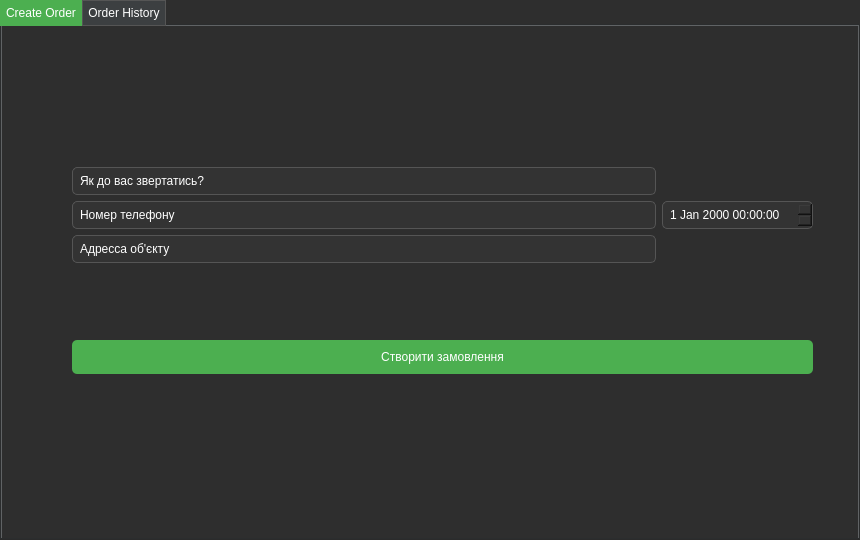
<?xml version="1.0" encoding="UTF-8"?>
<ui version="4.0">
 <class>CustomerWindow</class>
 <widget class="QDialog" name="CustomerWindow">
  <property name="geometry">
   <rect>
    <x>0</x>
    <y>0</y>
    <width>860</width>
    <height>540</height>
   </rect>
  </property>
  <property name="windowTitle">
   <string>Customer Window</string>
  </property>
  <property name="styleSheet">
   <string>
    QWidget {
        background-color: #2E2E2E;
        color: white;
        font-family: Arial, sans-serif;
    }
    QLineEdit, QDateTimeEdit {
        border: 1px solid #555;
        border-radius: 5px;
        padding: 5px;
        background-color: #333;
        color: white;
    }
    QPushButton {
        background-color: #4CAF50;
        color: white;
        padding: 10px;
        border-radius: 5px;
    }
    QPushButton:hover {
        background-color: #45a049;
    }
    QTabWidget {
        background-color: #3C3F41;
        color: white;
    }
    QTabBar::tab {
        background-color: #3C3F41;
        border: 1px solid #555;
        padding: 5px;
    }
    QTabBar::tab:selected {
        background-color: #4CAF50;
        border: 1px solid #4CAF50;
    }
    QListWidget {
        background-color: #333;
        color: white;
        border: 1px solid #555;
    }
    QListWidget::item:selected {
        background-color: #4CAF50;
        color: white;
    }
   </string>
  </property>
  <property name="modal">
   <bool>true</bool>
  </property>
  <widget class="QTabWidget" name="tabWidget">
   <property name="geometry">
    <rect>
     <x>0</x>
     <y>0</y>
     <width>860</width>
     <height>540</height>
    </rect>
   </property>
   <property name="currentIndex">
    <number>0</number>
   </property>
   <widget class="QWidget" name="TabCreateOrder">
    <attribute name="title">
     <string>Create Order</string>
    </attribute>
    <widget class="QWidget" name="gridLayoutWidget">
     <property name="geometry">
      <rect>
       <x>70</x>
       <y>70</y>
       <width>741</width>
       <height>351</height>
      </rect>
     </property>
     <layout class="QGridLayout" name="gridLayout">
      <item row="0" column="1">
       <widget class="QDateTimeEdit" name="dateTimeEdit"/>
      </item>
      <item row="0" column="0">
       <layout class="QVBoxLayout" name="verticalLayout">
        <item>
         <widget class="QLineEdit" name="leUserGreeting">
          <property name="text">
           <string>Як до вас звертатись?</string>
          </property>
         </widget>
        </item>
        <item>
         <widget class="QLineEdit" name="lePhone">
          <property name="text">
           <string>Номер телефону</string>
          </property>
         </widget>
        </item>
        <item>
         <widget class="QLineEdit" name="leAddress">
          <property name="text">
           <string>Адресса об'єкту</string>
          </property>
         </widget>
        </item>
       </layout>
      </item>
      <item row="1" column="0" colspan="2">
       <widget class="QPushButton" name="btnCreate">
        <property name="text">
         <string>Створити замовлення</string>
        </property>
       </widget>
      </item>
     </layout>
    </widget>
   </widget>
   <widget class="QWidget" name="TabOrderHistory">
    <attribute name="title">
     <string>Order History</string>
    </attribute>
    <widget class="QWidget" name="gridLayoutWidget_2">
     <property name="geometry">
      <rect>
       <x>180</x>
       <y>50</y>
       <width>541</width>
       <height>391</height>
      </rect>
     </property>
     <layout class="QGridLayout" name="gridLayout_2">
      <item row="2" column="0">
       <widget class="QPushButton" name="btnLoadOrders">
        <property name="text">
         <string>Завантажити список</string>
        </property>
       </widget>
      </item>
      <item row="0" column="0">
       <widget class="QListWidget" name="orderListWidget"/>
      </item>
     </layout>
    </widget>
   </widget>
  </widget>
 </widget>
 <resources/>
 <connections/>
</ui>
